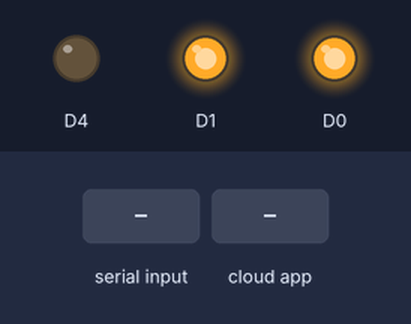
Bench run of a sketch on a simulated ESP8266 (NodeMCU). Shown: output pins drawn as LEDs (lit = HIGH). Inputs (shaded band) come from the test bench. WiFi joins after 1.5 s; servers stay silent unless stated; the Firebase database answers and starts empty; what the sketch prints to the serial monitor is not drawn.

Above: at 4.9 s.
5.0 s: "90:45:200:10:150:30$" received over Serial
At 7.2 s:
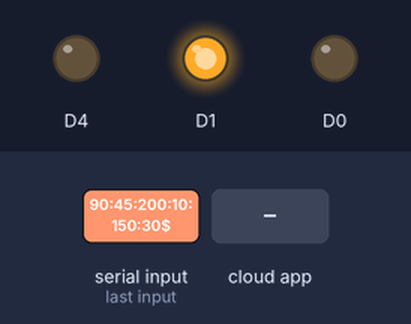
7.7 s: the phone or cloud app sets cradle to 1
At 9.1 s:
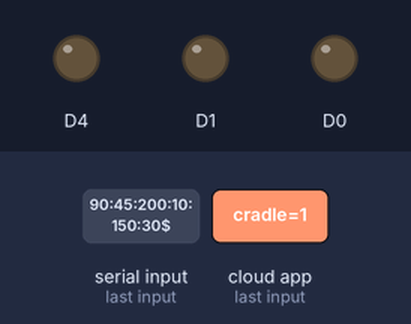
9.4 s: the phone or cloud app sets cradle to 0
At 10.4 s:
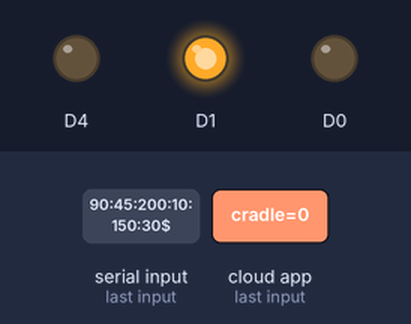
Timing chart, 0 to 12.4 s (numbered marks = the images above; inputs shaded):
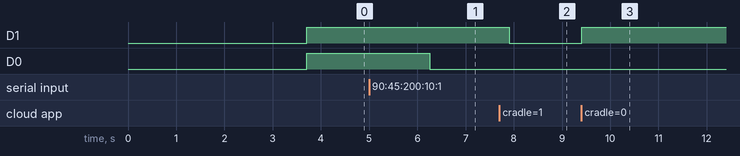

The sketch:

node.ino
```cpp
#include "FirebaseESP8266.h"  // Install Firebase ESP8266 library
#include <ESP8266WiFi.h>


#define FIREBASE_HOST "arduino-test-825d0.firebaseio.com" //Without http:// or https:// schemes

#define FIREBASE_AUTH "5Pw7cfImmluIaGIKV6aK9fTaewEzqN0QNYMpTPo4"
#define WIFI_SSID "Abc"
#define WIFI_PASSWORD "qwertyuiop"

String body_temp="";
String env_temp="";
String humidity="";
String moisture="";
String weight="";
String baby_cried="";
String saj="";
String d1="";
String d2="";
int chk_1=0;
int chk=0;
int d=0;
FirebaseData firebaseData;
FirebaseData getdata1;

FirebaseJson json;

void setup() {
Serial.begin(115200);
 //Serial.begin(9600);
  WiFi.begin(WIFI_SSID, WIFI_PASSWORD);
  Serial.print("Connecting to Wi-Fi");
  while (WiFi.status() != WL_CONNECTED)
  {
    Serial.print(".");
    delay(300);
  }
  Serial.println();
  Serial.print("Connected with IP: ");
  Serial.println(WiFi.localIP());
  Serial.println();
delay(1000);
  Firebase.begin(FIREBASE_HOST, FIREBASE_AUTH);
 Firebase.reconnectWiFi(true);

Firebase.setString(firebaseData,"/temp_body","0");
Firebase.setString(firebaseData,"/humidity","0");
Firebase.setString(firebaseData,"/baby_cried","0");
Firebase.setString(firebaseData,"/weight","0");
Firebase.setString(firebaseData,"/moist","0");
Firebase.setString(firebaseData,"/temp_e","0");
Firebase.setString(firebaseData,"/fan","0");
Firebase.setString(firebaseData,"/music_set","0");

pinMode(D0,OUTPUT);
pinMode(D1,OUTPUT);
pinMode(D4,OUTPUT);

digitalWrite(D0,HIGH);
digitalWrite(D1,HIGH);

}

void loop() {
  Firebase.getString(getdata1,"fan");
   d1=getdata1.stringData();
   Serial.println(d1);
   if(d1==String(1)||(chk_1==1)){


    digitalWrite(D0,LOW);
   }
   else{
   digitalWrite(D0,HIGH);}

   Firebase.getString(getdata1,"cradle");
   d2=getdata1.stringData();
   Serial.println(d2);
   if((d2=="1") || (chk==1)){
    digitalWrite(D1,LOW);
   }
   else{
   digitalWrite(D1,HIGH);
   }
  if(Serial.available()>0)
  {

        saj=Serial.readStringUntil('$');
       Serial.println(saj);

       for(int i=0;i<saj.length();i++)
       {
        char f1=saj[i];

        if(f1==':')
        {
          d=d+1;
          }
         if(d==0)
         {
          humidity+=saj[i];
          }
         else if(d==1)
         {
          env_temp+=saj[i];

          }
         else if(d==2)
         {
          moisture+=saj[i];
          }
         else if(d==3)
         {
          body_temp+=saj[i];
          }
         else if(d==4)
         {
          baby_cried+=saj[i];
          }

         else if(d==5)
         {
          weight+=saj[i];
          }
        }

    env_temp=env_temp.substring(1,env_temp.length());
    body_temp=body_temp.substring(1,body_temp.length());
   // humidity=humidity.substring(1,humidity.length());
    moisture=moisture.substring(1,moisture.length());
    baby_cried=baby_cried.substring(1,baby_cried.length());
    weight=weight.substring(1,weight.length());

    if(body_temp.length()>=1 && humidity.length()>=1 && moisture.length()>=1 && env_temp.length()>=1 && baby_cried.length()>=1&& weight.length()>=1)
    {

    Serial.println(body_temp);
    Serial.println(humidity);
    Serial.println(moisture);
    Serial.println(baby_cried);
    Serial.println(weight);
    Serial.println(env_temp);

    Firebase.setInt(firebaseData, "temp_body", body_temp.toInt());
    Firebase.setInt(firebaseData, "humidity", humidity.toInt());
    Firebase.setInt(firebaseData, "baby_cried", baby_cried.toInt());
    Firebase.setInt(firebaseData, "weight", weight.toInt());
    Firebase.setInt(firebaseData, "moist", moisture.toInt());
    Firebase.setInt(firebaseData, "temp_e", env_temp.toInt());
    if (env_temp.toInt()>=38){
      chk_1=1;
   }
   else if(env_temp.toInt()<=33){
   chk_1=0;
   }
   if (baby_cried.toInt()==1){
      chk=1;
   }
   else if (baby_cried.toInt()==0){
   chk=0;
   }
      }


    }
body_temp="";
env_temp="";
humidity="";
moisture="";
weight="";
baby_cried="";
saj="";
d=0;

Serial.println(".............");
}
```

Measured:
- after the input at 5.0 s, D0: HIGH → LOW after 1.3 s
- after the input at 7.7 s, D1: HIGH → LOW after 0.21 s
- after the input at 9.4 s, D1: LOW → HIGH at once
